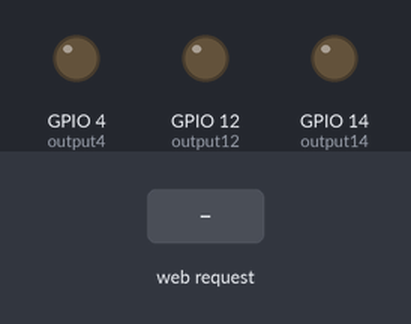
Recording of a sketch running on a simulated ESP8266 (NodeMCU). Shown: output pins drawn as LEDs (lit = HIGH). Inputs (shaded band) come from the test bench. WiFi joins after 1.5 s; servers stay silent unless stated; what the sketch prints to the serial monitor is not drawn.

Above: at 2.7 s.
2.8 s: HTTP request GET /4/on received
At 4.0 s:
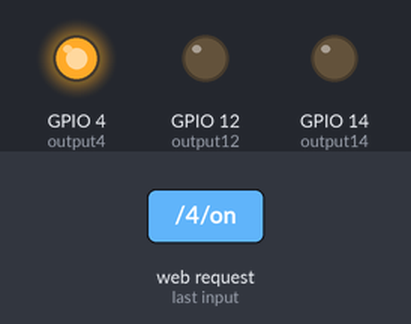
4.3 s: HTTP request GET /14/on received
At 5.3 s:
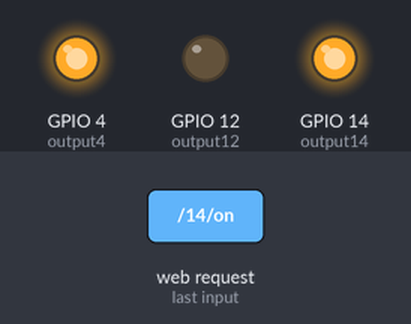
5.8 s: HTTP request GET /4/off received
At 6.4 s:
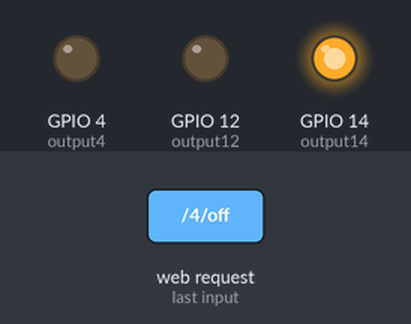
7.3 s: HTTP request GET /12/on received
At 8.5 s:
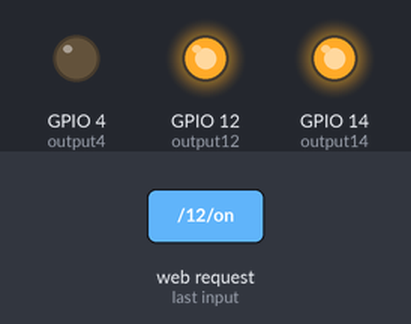
8.8 s: HTTP request GET /14/off received
At 9.9 s:
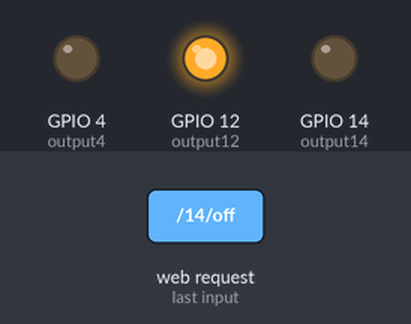
10.3 s: HTTP request GET /12/off received
At 11.0 s:
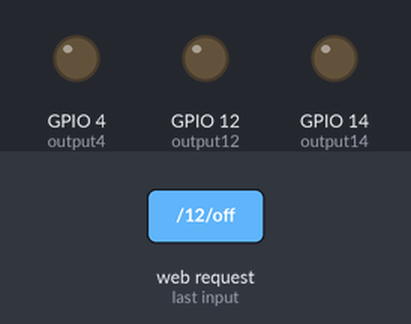
Timing chart, 0 to 12.8 s (numbered marks = the images above; inputs shaded):
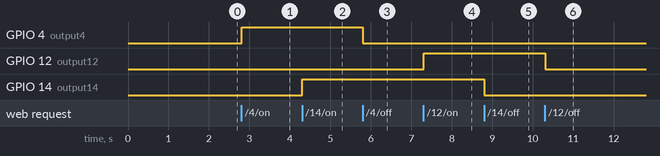

The sketch:

nodemcu_browserled.ino
```cpp
//Nodemcu smartled toggler with integrated web server

// Load Wi-Fi library
#include <ESP8266WiFi.h>

// Replace with your network credentials
const char* ssid     = "wifi name";
const char* password = "wifi password";

// Set web server port number to 80
WiFiServer server(80);

// Variable to store the HTTP request
String header;

// Auxiliar variables to store the current output state
String output4State = "off";
String output14State = "off";
String output12State = "off";


// Assign output variables to GPIO pins
const int output4 = 4;
const int output14 = 14;
const int output12 = 12;

// Current time
unsigned long currentTime = millis();
// Previous time
unsigned long previousTime = 0;
// Define timeout time in milliseconds (example: 2000ms = 2s)
const long timeoutTime = 2000;

void setup() {
  Serial.begin(115200);
  // Initialize the output variables as outputs
  pinMode(output4, OUTPUT);
  pinMode(output14, OUTPUT);
  pinMode(output12, OUTPUT);
  // Set outputs to LOW
  digitalWrite(output4, LOW);
  digitalWrite(output14, LOW);
  digitalWrite(output12, LOW);

  // Connect to Wi-Fi network with SSID and password
  Serial.print("Connecting to ");
  Serial.println(ssid);
  WiFi.begin(ssid, password);
  while (WiFi.status() != WL_CONNECTED) {
    delay(500);
    Serial.print(".");
  }
  // Print local IP address and start web server
  Serial.println("");
  Serial.println("WiFi connected.");
  Serial.println("IP address: ");
  Serial.println(WiFi.localIP());
  server.begin();
}

void loop(){
  WiFiClient client = server.available();   // Listen for incoming clients

  if (client) {                             // If a new client connects,
    Serial.println("New Client.");          // print a message out in the serial port
    String currentLine = "";                // make a String to hold incoming data from the client
    currentTime = millis();
    previousTime = currentTime;
    while (client.connected() && currentTime - previousTime <= timeoutTime) { // loop while the client's connected
      currentTime = millis();
      if (client.available()) {             // if there's bytes to read from the client,
        char c = client.read();             // read a byte, then
        Serial.write(c);                    // print it out the serial monitor
        header += c;
        if (c == '\n') {                    // if the byte is a newline character
          // if the current line is blank, you got two newline characters in a row.
          // that's the end of the client HTTP request, so send a response:
          if (currentLine.length() == 0) {
            // HTTP headers always start with a response code (e.g. HTTP/1.1 200 OK)
            // and a content-type so the client knows what's coming, then a blank line:
            client.println("HTTP/1.1 200 OK");
            client.println("Content-type:text/html");
            client.println("Connection: close");
            client.println();

            // turns the GPIOs on and off

            if (header.indexOf("GET /4/on") >= 0) {
              Serial.println("GPIO 4 on");
              output4State = "on";
              digitalWrite(output4, HIGH);
            } else if (header.indexOf("GET /4/off") >= 0) {
              Serial.println("GPIO 4 off");
              output4State = "off";
              digitalWrite(output4, LOW);
            }

            else if (header.indexOf("GET /14/on") >= 0) {
              Serial.println("GPIO 14 on");
              output14State = "on";
              digitalWrite(output14, HIGH);
            } else if (header.indexOf("GET /14/off") >= 0) {
              Serial.println("GPIO 14 off");
              output14State = "off";
              digitalWrite(output14, LOW);
            }

            else if (header.indexOf("GET /12/on") >= 0) {
              Serial.println("GPIO 12 on");
              output12State = "on";
              digitalWrite(output12, HIGH);
            } else if (header.indexOf("GET /12/off") >= 0) {
              Serial.println("GPIO 12 off");
              output12State = "off";
              digitalWrite(output12, LOW);
            }

            // Display the HTML web page
            client.println("<!DOCTYPE html><html>");
            client.println("<head><meta name=\"viewport\" content=\"width=device-width, initial-scale=1\">");
            client.println("<link rel=\"icon\" href=\"data:,\">");
            // CSS to style the on/off buttons
            // Feel free to change the background-color and font-size attributes to fit your preferences
            client.println("<style>html { font-family: Helvetica; display: inline-block; margin: 0px auto; text-align: center;}");
            client.println(".button { background-color: #195B6A; border: none; color: white; padding: 16px 40px;");
            client.println("text-decoration: none; font-size: 30px; margin: 2px; cursor: pointer;}");
            client.println(".button2 {background-color: #77878A;}</style></head>");

            // Web Page Heading
            client.println("<body><h1>3IOT</h1>");


            // Display current state, and ON/OFF buttons for GPIO 4
            client.println("<p>GPIO 4 - State " + output4State + "</p>");
            // If the output4State is off, it displays the ON button
            if (output4State=="off") {
              client.println("<p><a href=\"/4/on\"><button class=\"button\">ON</button></a></p>");
            } else {
              client.println("<p><a href=\"/4/off\"><button class=\"button button2\">OFF</button></a></p>");
            }

            // Display current state, and ON/OFF buttons for GPIO 14
            client.println("<p>GPIO 14 - State " + output14State + "</p>");
            // If the output14State is off, it displays the ON button
            if (output14State=="off") {
              client.println("<p><a href=\"/14/on\"><button class=\"button\">ON</button></a></p>");
            } else {
              client.println("<p><a href=\"/14/off\"><button class=\"button button2\">OFF</button></a></p>");
            }

            // Display current state, and ON/OFF buttons for GPIO 12
            client.println("<p>GPIO 12 - State " + output12State + "</p>");
            // If the output12State is off, it displays the ON button
            if (output12State=="off") {
              client.println("<p><a href=\"/12/on\"><button class=\"button\">ON</button></a></p>");
            } else {
              client.println("<p><a href=\"/12/off\"><button class=\"button button2\">OFF</button></a></p>");
            }


            client.println("</body></html>");

            // The HTTP response ends with another blank line
            client.println();
            // Break out of the while loop
            break;
          } else { // if you got a newline, then clear currentLine
            currentLine = "";
          }
        } else if (c != '\r') {  // if you got anything else but a carriage return character,
          currentLine += c;      // add it to the end of the currentLine
        }
      }
    }
    // Clear the header variable
    header = "";
    // Close the connection
    client.stop();
    Serial.println("Client disconnected.");
    Serial.println("");
  }
}
```

Measured:
- after the input at 2.8 s, GPIO 4 (output4): LOW → HIGH at once
- after the input at 4.3 s, GPIO 14 (output14): LOW → HIGH at once
- after the input at 5.8 s, GPIO 4 (output4): HIGH → LOW at once
- after the input at 7.3 s, GPIO 12 (output12): LOW → HIGH at once
- after the input at 8.8 s, GPIO 14 (output14): HIGH → LOW at once
- after the input at 10.3 s, GPIO 12 (output12): HIGH → LOW at once
